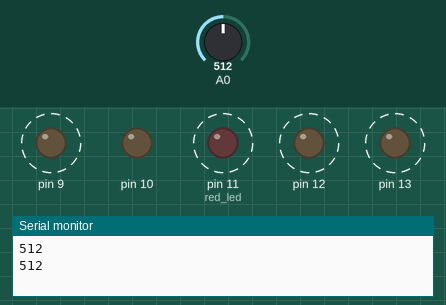
This sketch was run on a simulated Arduino Uno, built with avr-gcc and run on an emulated ATmega328P. On the bench: output pins drawn as LEDs (lit = HIGH), the last lines printed to the serial monitor. Dashed ring = blinking. The inputs (shaded band) are chosen by the test bench; at power-on: A0 = 512.

Above: at 2.28 s.
2.3 s: A0 set to 303
At 2.51 s:
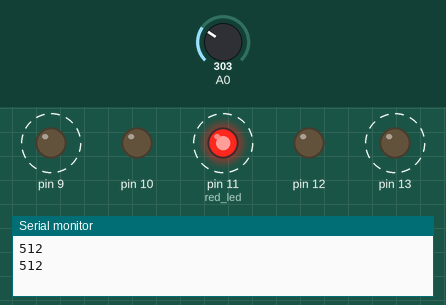
5.8 s: A0 set to 285
At 5.8 s:
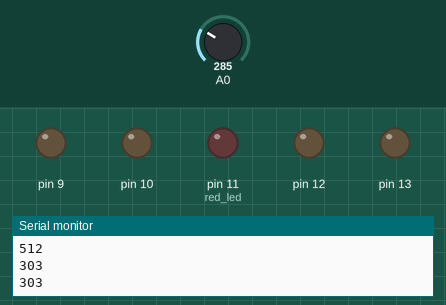
Timing chart, 0 to 8.8 s (numbered marks = the images above; inputs shaded):
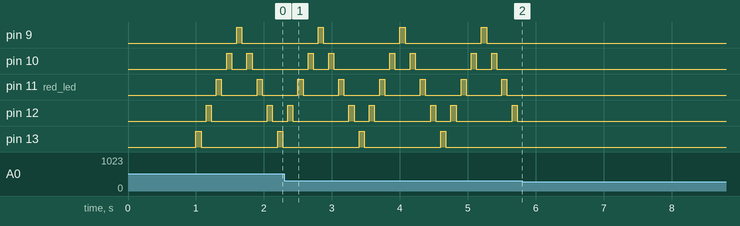

Measured:
- the behaviour switches between 297 and 296 on A0 (found by bisection; images 1 and 2)
- after the input at 5.8 s, pin 9, pin 10, pin 11 (red_led), pin 12, pin 13: stops changing and stays LOW
- by itself, pin 9, pin 13: alternates HIGH for 0.08 s and LOW for 1.1 s
- by itself, pin 10: repeats every 1.2 s: LOW 0.23 s, HIGH 0.08 s, LOW 0.83 s, HIGH 0.08 s
- by itself, pin 11 (red_led): alternates HIGH for 0.08 s and LOW for 0.53 s
- by itself, pin 12: repeats every 1.2 s: LOW 0.83 s, HIGH 0.08 s, LOW 0.23 s, HIGH 0.08 s

The sketch:

ledgame.ino
```cpp
int buttonState;
void setup() {
Serial.begin(9600);
delay(1000);
pinMode(13,OUTPUT);
pinMode(12, OUTPUT);
pinMode(11,OUTPUT); //red led
pinMode(10, OUTPUT);
pinMode(9,OUTPUT);
pinMode(8,INPUT); //button
};

void loop() {
  buttonState = analogRead(8);
  Serial.println(buttonState);
  if (buttonState > 296){
    marquee();
  }
    else if (buttonState <= 296);{
      return;
    }
};

void marquee() { //function turns on and turns off leds one after another
digitalWrite(13, HIGH);
delay(75);
digitalWrite(13, LOW);
delay(75);
digitalWrite(12, HIGH);
delay(75);
digitalWrite(12, LOW);
delay(75);
digitalWrite(11, HIGH);
delay(75);
digitalWrite(11, LOW);
delay(75);
digitalWrite(10, HIGH);
delay(75);
digitalWrite(10, LOW);
delay(75);
digitalWrite(9, HIGH);
delay(75);
digitalWrite(9, LOW);
delay(75);
digitalWrite(10, HIGH);
delay(75);
digitalWrite(10, LOW);
delay(75);
digitalWrite(11, HIGH);
delay(75);
digitalWrite(11, LOW);
delay(75);
digitalWrite(12, HIGH);
delay(75);
digitalWrite(12, LOW);
delay(75);
}
;
```
